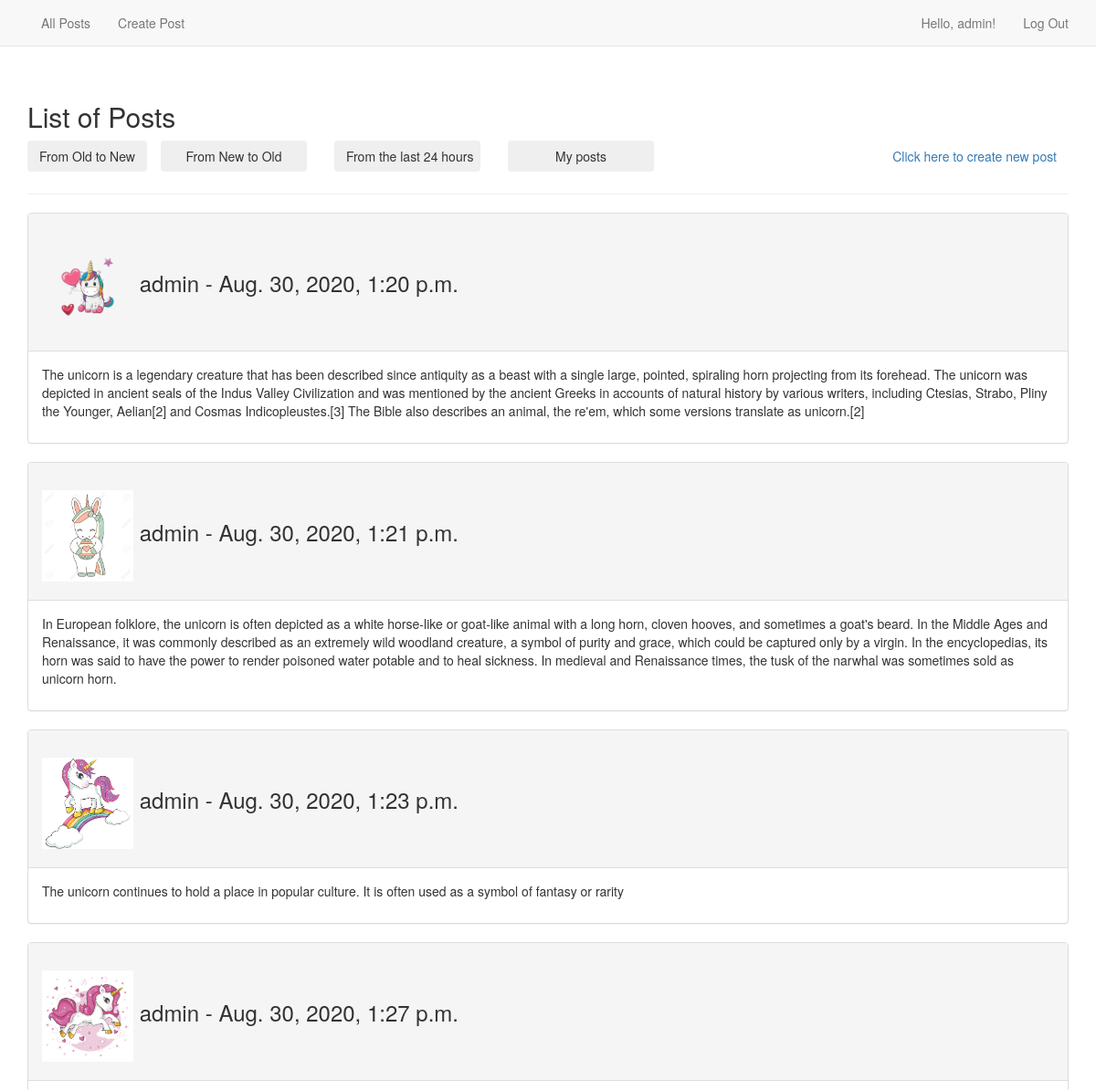
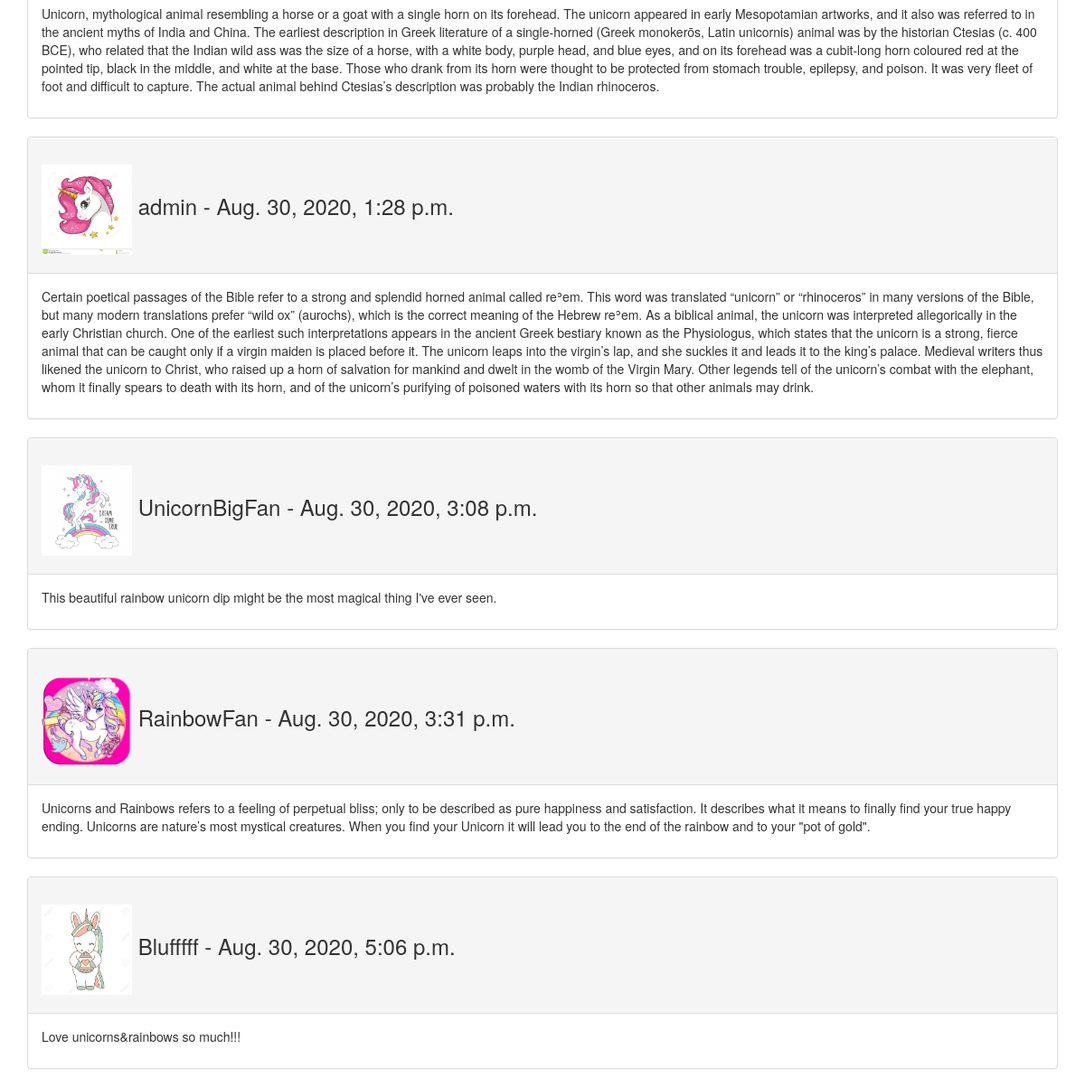
The app's page /from_old_to_new/ (signed in) with its own data (2 pictures, top to bottom).
### blog/models.py (models this page shows, shortened)
class Post(models.Model):
    body = models.TextField()
    date_added = models.DateTimeField(auto_now_add=True)
    user = models.ForeignKey(User, on_delete=models.CASCADE)
    cover = models.ImageField(upload_to='images/', null=True, blank=False)

### blog/views.py (the view)
# urls.py: path('from_old_to_new/', views.sort_posts_from_old_to_new, name='from_old_to_new'),
@login_required
def sort_posts_from_old_to_new(request):
    posts = Post.objects.order_by('date_added')
    return render(request, 'blog/posts.html', {'posts': posts})

### blog/templates/blog/posts.html (shortened to what this page needs)
{% extends "blog/base.html" %}
{% load bootstrap3 %}
{% block header %}
    <h2>List of Posts</h2>
    <div class="pull-left">
        <form action="{% url 'from_old_to_new' %}" method='get'>
            {% buttons %}
                <button class="btn btn-dark" type='submit'>From Old to New</button>
            {% endbuttons %}
        </form>
    </div>
    <div class="pull-left col-xs-2">
        <form action="{% url 'from_new_to_old' %}" method='get'>
            {% buttons %}
                <button class="btn btn-dark btn-block" type='submit'>From New to Old</button>
            {% endbuttons %}
        </form>
    </div>
    <div class="pull-left col-xs-2">
        <form action="{% url 'from_last_24_hours' %}" method='get'>
            {% buttons %}
                <button class=" btn btn-dark btn-block" type='submit'>From the last 24 hours</button>
            {% endbuttons %}
        </form>
    </div>
    <div class="pull-left col-xs-2">
        <form action="{% url 'current_user_posts' %}" method='get'>
            {% buttons %}
                <button class="btn btn-dark btn-block" type='submit'>My posts</button>
            {% endbuttons %}
        </form>
    </div>
    <div class="pull-right">
        <form action="{% url 'new_post' %}" method='get'>
            {% buttons %}
                <button class="btn btn-link" type='submit'>Click here to create new post</button>
            {% endbuttons %}
        </form>
    </div>
{% endblock header %}
{% block content %}
    {% for post in posts %}
        <div class="panel panel-default">
            <div class="panel-heading">
                <h3>
                    <img src="{{ post.cover.url }}" width="100" height="100"> {{ post.user }} - {{ post.date_added }}
                </h3>
            </div>
            <div class="panel-body">
                {{ post.body|linebreaks }}
            </div>
        </div>
        {% empty %}
        No posts have been added yet.
    {% endfor %}
{% endblock content %}

### blog/templates/blog/base.html (shortened to what this page needs)
{% load bootstrap3 %}
<!DOCTYPE html>
<html lang="en">
<head>
    {% bootstrap_css %}
</head>
<body>
<nav class="navbar navbar-default navbar-static-top">
    <div class="container">
        <div id="navbar" class="navbar-collapse collapse">
            <ul class="nav navbar-nav">
                {% if user.is_authenticated %}
                    <li><a href="{% url 'posts' %}">All Posts</a></li>
                    <li><a href="{% url 'new_post' %}">Create Post</a></li>
                    </ul>
                    <ul class="nav navbar-nav navbar-right">
                    <li><a>Hello, {{ user.username }}!</a></li>
                    <li><a href="{% url 'logout' %}">Log Out</a></li>
                {% else %}
                    <li><a href="{% url 'index' %}">Welcome to Blog!</a></li>
                    <li><a href="{% url 'register' %}">Register</a></li>
                    <li><a href="{% url 'login' %}">Log In</a></li>
                {% endif %}
                </ul>
        </div>
    </div>
</nav>
<div class="container">
    <div class="page-header">
        {% block header %}{% endblock header %}
    </div>
    <div>
        {% block content %}{% endblock content %}
    </div>
</div>
</body>
</html>

### records on screen
Post: cover (picture), user "admin", date_added "Aug. 30, 2020, 1:20 p.m.", body "The unicorn is a legendary creature that has been described since antiquity as a beast with a single large, pointed, spiraling horn projecting from its forehead. The unicorn was depicted in ancient seals of the Indus Valley Civilization and was mentioned by the ancient Greeks in accounts of natural history by various writers, including Ctesias, Strabo, Pliny the Younger, Aelian[2] and Cosmas Indicopleustes.[3] The Bible also describes an animal, the re'em, which some versions translate as unicorn.[2]"
Post: cover (picture), user "admin", date_added "Aug. 30, 2020, 1:21 p.m.", body "In European folklore, the unicorn is often depicted as a white horse-like or goat-like animal with a long horn, cloven hooves, and sometimes a goat's beard. In the Middle Ages and Renaissance, it was commonly described as an extremely wild woodland creature, a symbol of purity and grace, which could be captured only by a virgin. In the encyclopedias, its horn was said to have the power to render poisoned water potable and to heal sickness. In medieval and Renaissance times, the tusk of the narwhal was sometimes sold as unicorn horn."
Post: cover (picture), user "admin", date_added "Aug. 30, 2020, 1:23 p.m.", body "The unicorn continues to hold a place in popular culture. It is often used as a symbol of fantasy or rarity"
Post: cover (picture), user "admin", date_added "Aug. 30, 2020, 1:27 p.m.", body "Unicorn, mythological animal resembling a horse or a goat with a single horn on its forehead. The unicorn appeared in early Mesopotamian artworks, and it also was referred to in the ancient myths of India and China. The earliest description in Greek literature of a single-horned (Greek monokerōs, Latin unicornis) animal was by the historian Ctesias (c. 400 BCE), who related that the Indian wild ass was the size of a horse, with a white body, purple head, and blue eyes, and on its forehead was a cubit-long horn coloured red at the pointed tip, black in the middle, and white at the base. Those who drank from its horn were thought to be protected from stomach trouble, epilepsy, and poison. It…"
Post: cover (picture), user "admin", date_added "Aug. 30, 2020, 1:28 p.m.", body "Certain poetical passages of the Bible refer to a strong and splendid horned animal called reʾem. This word was translated “unicorn” or “rhinoceros” in many versions of the Bible, but many modern translations prefer “wild ox” (aurochs), which is the correct meaning of the Hebrew reʾem. As a biblical animal, the unicorn was interpreted allegorically in the early Christian church. One of the earliest such interpretations appears in the ancient Greek bestiary known as the Physiologus, which states that the unicorn is a strong, fierce animal that can be caught only if a virgin maiden is placed before it. The unicorn leaps into the virgin’s lap, and she suckles it and leads it to the king’s…"
Post: cover (picture), user "UnicornBigFan", date_added "Aug. 30, 2020, 3:08 p.m.", body "This beautiful rainbow unicorn dip might be the most magical thing I've ever seen."
Post: cover (picture), user "RainbowFan", date_added "Aug. 30, 2020, 3:31 p.m.", body "Unicorns and Rainbows refers to a feeling of perpetual bliss; only to be described as pure happiness and satisfaction. It describes what it means to finally find your true happy ending. Unicorns are nature’s most mystical creatures. When you find your Unicorn it will lead you to the end of the rainbow and to your \"pot of gold\"."
Post: cover (picture), user "Blufffff", date_added "Aug. 30, 2020, 5:06 p.m.", body "Love unicorns&rainbows so much!!!"

### other values on screen
{{ user.username }} "admin"
